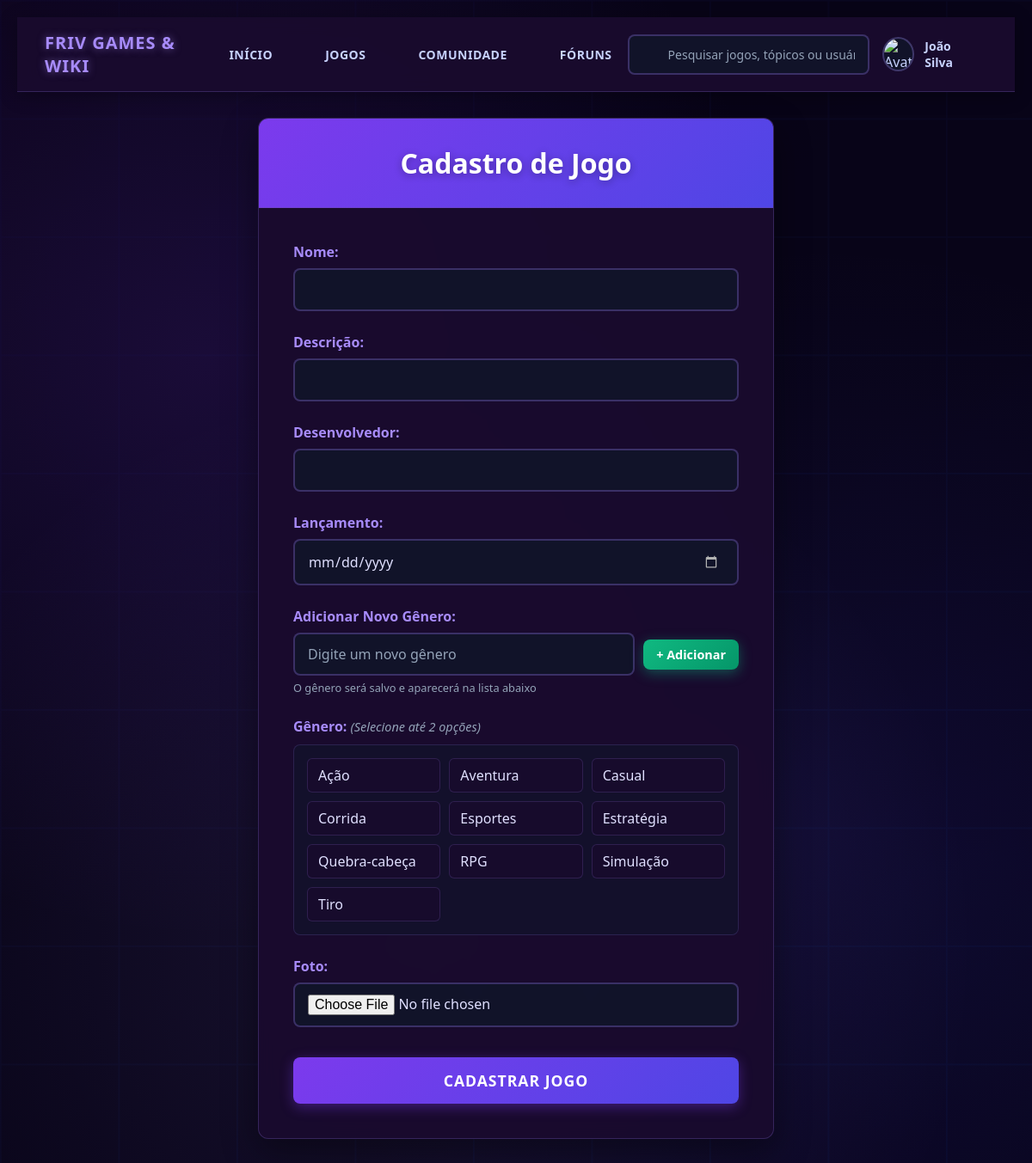
The app's page /formJogo.php (signed in) with its own data.
### tables this page shows
CREATE TABLE IF NOT EXISTS `genero` (
  `idgenero` INT NOT NULL AUTO_INCREMENT,
  `nome` VARCHAR(45) NOT NULL,
  PRIMARY KEY (`idgenero`),
  UNIQUE INDEX `idgenero_UNIQUE` (`idgenero` ASC) VISIBLE);

### public/formJogo.php (the view, shortened to what this page needs)
<?php
require_once "../controle/conexao.php";
$sql = "SELECT idgenero, nome FROM genero ORDER BY nome";
$resultado = mysqli_query($conexao, $sql);
$generos = mysqli_fetch_all($resultado, MYSQLI_ASSOC);
?>
<!DOCTYPE html>
<html lang="pt-BR">
<head>
    <link rel="stylesheet" href="./estilo/estilo_formJogo.css">
    <link rel="stylesheet" href="./estilo/cabeçalho.css">
</head>
<?php include 'cabeçalho.php'; ?>
<body>
    <form action="../controle/salvarJogo.php" method="post" enctype="multipart/form-data" class="form-container" id="formulario">
        <div class="form-header">
            <h1>Cadastro de Jogo</h1>
        </div>
        <div class="form-body">
            <div class="form-group">
                <label for="nome">Nome:</label>
                <input type="text" name="nome" id="nome">
            </div>
            <div class="form-group">
                <label for="descricao">Descrição:</label>
                <input type="text" name="descricao" id="descricao">
            </div>
            <div class="form-group">
                <label for="desenvolvedor">Desenvolvedor:</label>
                <input type="text" name="desenvolvedor" id="desenvolvedor">
            </div>
            <div class="form-group">
                <label for="data_lanca">Lançamento:</label>
                <input type="date" name="data_lanca" id="data_lanca" class="date-input">
            </div>
            <div class="form-group">
                <label for="novo_genero">Adicionar Novo Gênero:</label>
                <div style="display: flex; gap: 10px; align-items: center;">
                    <input type="text" name="novo_genero" id="novo_genero" placeholder="Digite um novo gênero" style="flex: 1;">
                    <button type="button" onclick="salvarGenero()" class="btn-adicionar" style="padding: 8px 15px;">+ Adicionar</button>
                </div>
                <small style="color: #666;">O gênero será salvo e aparecerá na lista abaixo</small>
            </div>
            <div class="form-group">
                <label>Gênero: <span class="selected-limit">(Selecione até 2 opções)</span></label>
                <div class="generos-container" id="generos-container">
                    <?php foreach ($generos as $genero): ?>
                        <div class="genero-option">
                            <label for="genero-<?php echo $genero['idgenero']; ?>"><?php echo htmlspecialchars($genero['nome']); ?></label>
                        </div>
                    <?php endforeach; ?>
                </div>
            </div>
            <div class="form-group">
                <label for="img">Foto:</label>
                <input type="file" name="img" id="img" accept="image/*">
            </div>
            <button type="submit" class="btn-submit">Cadastrar Jogo</button>
        </div>
    </form>
</body>
</html>

### public/cabeçalho.php (shortened to what this page needs)
<nav class="navbar">
    <a href="home.php" class="logo">
        <span class="logo-text">FRIV GAMES & WIKI</span>
    </a>
    <ul class="nav-links">
        <li><a href="home.php" class="<?php echo basename($_SERVER['PHP_SELF']) == 'home.php' ? 'active' : ''; ?>">INÍCIO</a></li>
        <li><a href="jogo.php" class="<?php echo basename($_SERVER['PHP_SELF']) == 'jogo.php' ? 'active' : ''; ?>">JOGOS</a></li>
        <li><a href="comunidade.php" class="<?php echo basename($_SERVER['PHP_SELF']) == 'comunidade.php' ? 'active' : ''; ?>">COMUNIDADE</a></li>
        <li><a href="foruns.php" class="<?php echo basename($_SERVER['PHP_SELF']) == 'foruns.php' ? 'active' : ''; ?>">FÓRUNS</a></li>
    </ul>
    <div class="search-container">
        <input type="text" class="search-box" placeholder="Pesquisar jogos, tópicos ou usuários">
    </div>
    <div class="user-menu">
        <div class="user-avatar">
            <img src="../controle/fotos/<?=$_SESSION['foto']?>" alt="Avatar">
        </div>
        <div class="user-name"><?php echo $_SESSION['nome'] ?></div>
    </div>
</nav>

### public/estilo/estilo_formJogo.css (style rules this page uses)
* { margin: 0; padding: 0; box-sizing: border-box; font-family: 'Segoe UI', Tahoma, Geneva, Verdana, sans-serif; }
body { background-size: cover; background-blend-mode: overlay; min-height: 100vh; color: #e0e0ff; position: relative; padding: 20px; }
body::after { content: ""; position: absolute; top: 0; left: 0; width: 100%; height: 100%; background: radial-gradient(circle at 20% 30%, rgba(124, 58, 237, 0.15) 0%, transparent 50%), radial-gradient(circle at 80% 70%, rgba(79, 70, 229, 0.1) 0%, transparent 50%), radial-gradient(circle at 40% 80%, rgba(167, 139, 250, 0.1) 0%, transparent 50%); animation: pulse 15s ease-in-out infinite; z-index: 0; }
body::before { content: ""; position: absolute; top: 0; left: 0; width: 100%; height: 100%; background: rgba(10, 5, 25, 0.7); z-index: 0; }
.form-container { max-width: 600px; margin: 30px auto; background: rgba(26, 11, 46, 0.95); border-radius: 12px; box-shadow: 0 15px 40px rgba(0, 0, 0, 0.4); border: 1px solid rgba(101, 78, 163, 0.4); backdrop-filter: blur(10px); overflow: hidden; position: relative; z-index: 1; }
.form-header { background: linear-gradient(135deg, #7c3aed 0%, #4f46e5 100%); padding: 30px; text-align: center; border-bottom: 1px solid rgba(101, 78, 163, 0.4); }
.form-header h1 { color: white; font-size: 2rem; font-weight: 700; text-shadow: 0 2px 10px rgba(0, 0, 0, 0.3); margin: 0; }
.form-body { padding: 40px; }
.form-group { margin-bottom: 25px; }
.form-group label { display: block; margin-bottom: 8px; color: #a78bfa; font-weight: 600; font-size: 1rem; }
.selected-limit { color: #94a3b8; font-size: 0.9rem; font-weight: normal; font-style: italic; }
.form-group input[type="text"], .form-group input[type="file"] { width: 100%; padding: 12px 15px; border: 2px solid rgba(101, 78, 163, 0.5); border-radius: 8px; background-color: rgba(15, 23, 42, 0.7); color: #e0e0ff; font-size: 1rem; transition: all 0.3s; }
.form-group input[type="text"]::placeholder { color: #94a3b8; }
.generos-container { display: grid; grid-template-columns: repeat(auto-fill, minmax(150px, 1fr)); gap: 10px; margin-top: 10px; padding: 15px; background: rgba(15, 23, 42, 0.5); border-radius: 8px; border: 1px solid rgba(101, 78, 163, 0.3); }
.genero-option { display: flex; align-items: center; padding: 8px 12px; border-radius: 6px; background: rgba(26, 11, 46, 0.7); border: 1px solid rgba(101, 78, 163, 0.3); transition: all 0.3s; cursor: pointer; }
.genero-option label { color: #e0e0ff; cursor: pointer; font-weight: 500; margin: 0; flex: 1; }
.btn-adicionar { background: linear-gradient(135deg, #10b981 0%, #059669 100%); color: white; border: none; padding: 10px 20px; border-radius: 8px; cursor: pointer; font-size: 0.9rem; font-weight: 600; transition: all 0.3s; box-shadow: 0 4px 15px rgba(16, 185, 129, 0.4); white-space: nowrap; }
.btn-submit { width: 100%; background: linear-gradient(135deg, #7c3aed 0%, #4f46e5 100%); color: white; border: none; padding: 15px; border-radius: 8px; cursor: pointer; font-size: 1.1rem; font-weight: 700; transition: all 0.3s; box-shadow: 0 4px 15px rgba(124, 58, 237, 0.4); text-transform: uppercase; letter-spacing: 1px; margin-top: 10px; }
small { color: #94a3b8 !important; font-size: 0.8rem; display: block; margin-top: 5px; }
.form-group input[type="date"] { width: 100%; padding: 12px 15px; border: 2px solid rgba(101, 78, 163, 0.5); border-radius: 8px; background-color: rgba(15, 23, 42, 0.7); color: #e0e0ff; font-size: 1rem; transition: all 0.3s; font-family: 'Segoe UI', Tahoma, Geneva, Verdana, sans-serif; }
.form-group input[type="text"], .form-group input[type="date"], .form-group input[type="file"] { width: 100%; padding: 12px 15px; border: 2px solid rgba(101, 78, 163, 0.5); border-radius: 8px; background-color: rgba(15, 23, 42, 0.7); color: #e0e0ff; font-size: 1rem; transition: all 0.3s; }

### records on screen
genero: nome "Ação"
genero: nome "Aventura"
genero: nome "Casual"
genero: nome "Corrida"
genero: nome "Esportes"
genero: nome "Estratégia"
genero: nome "Quebra-cabeça"
genero: nome "RPG"
genero: nome "Simulação"
genero: nome "Tiro"

### other values on screen
$_SESSION['nome'] "João Silva"
